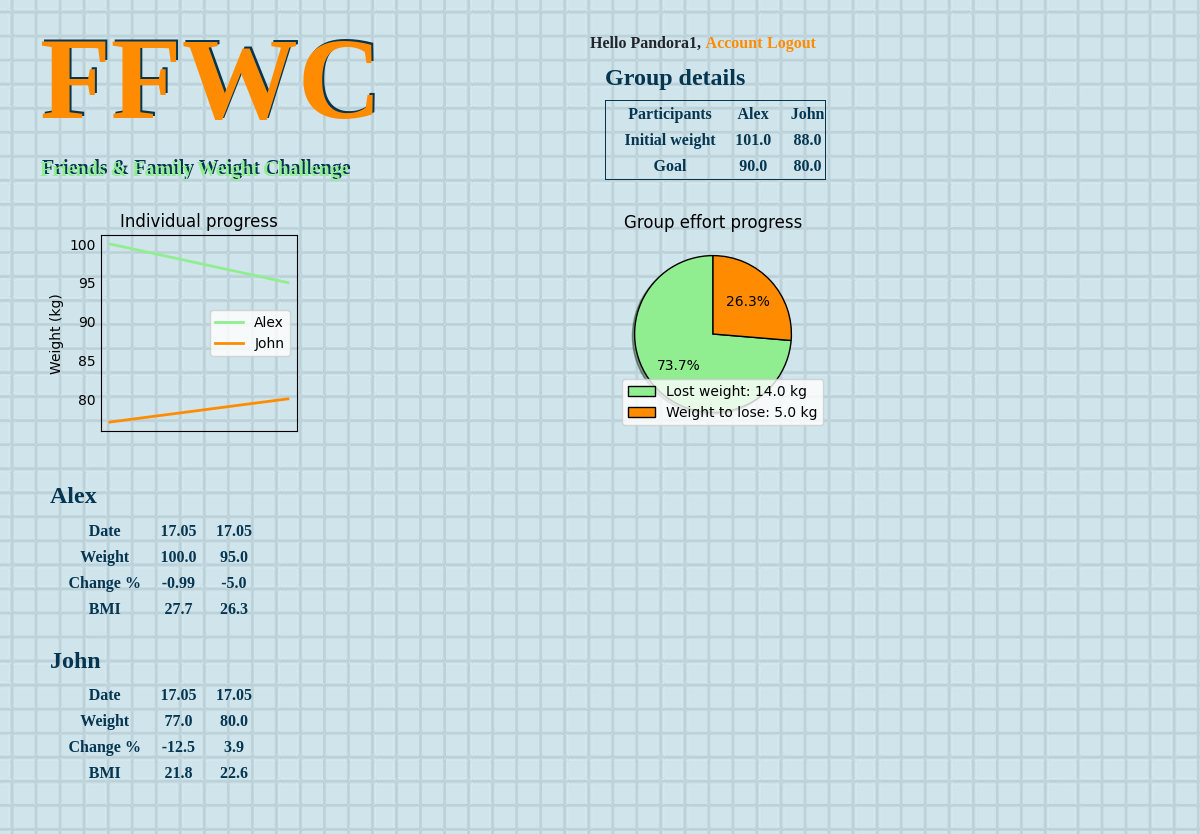
The app's page / (signed in) with its own data.
### ffwc_app/models.py (models this page shows, shortened)
class User_Data(models.Model):
    user = models.ForeignKey(
                    User, on_delete=models.CASCADE, null=True, blank=True)
    name = models.CharField(max_length=20)
    weight = models.FloatField(validators=[MinValueValidator(0.0)], )
    goal_weight = models.FloatField(validators=[MinValueValidator(0.0)], )
    height = models.FloatField(validators=[MinValueValidator(0.0)], )
    created = models.DateTimeField(auto_now_add=True)
    class Meta:
        ordering = ['created']

class Weight_Update(models.Model):
    user = models.ForeignKey(User_Data, on_delete=models.CASCADE,
                                                        null=True, blank=True)
    weight_update = models.FloatField(
                                validators=[MinValueValidator(0.0)], default=0)
    created = models.DateTimeField(auto_now_add=True)
    class Meta:
        ordering = ['created']

### ffwc_app/views.py (the view)
# urls.py: path('', Group.as_view(), name='group'),
class Group(ListView, LoginRequiredMixin):
    model = User_Data
    context_object_name = 'user_data'
    template_name = 'ffwc_app/group.html'
    def get_context_data(self, **kwargs):
        context = super().get_context_data(**kwargs)
        context['weight_update'] = Weight_Update.objects.all().order_by('user')
        weight_context = data_extractor(context, User_Data, Weight_Update)
        graph_chart = create_graph(weight_context[0])
        pie_chart = create_pie_chart(weight_context[1],
                                    weight_context[2], weight_context[3])
        context['weight_context'] = weight_context[0]
        return context

### ffwc_app/utils/auxiliary_functions.py (called while the page is built)
def percentage_diff(new_value: float, old_value: float) -> float:
    try:
        diff = round(((new_value - old_value) / old_value) * 100, 2)
        return diff
    except ZeroDivisionError:
        return 0

def bmi_calc(weight: float, height: float) -> float:
    try:
        bmi = round(weight / (height/100)**2, 1)
    except ZeroDivisionError:
        bmi = 0
    return bmi

### ffwc_app/utils/plotmaker.py (called while the page is built)
def create_pie_chart(weight, initial_weight, goal_weight):
    lost_weight = initial_weight - weight
    lose_weight_diff = initial_weight - goal_weight
    left_to_lose = lose_weight_diff - lost_weight
    left_to_lose = left_to_lose if left_to_lose >= 0 else 0
    lables = [f'Lost weight: {lost_weight} kg',
                                        f'Weight to lose: {left_to_lose} kg']
    plt.pie([lost_weight, left_to_lose],
            colors=colors, shadow=True,
            wedgeprops={'edgecolor': 'black'},
            startangle=90, autopct='%1.1f%%')
    plt.title('Group effort progress')
    plt.grid(False)
    plt.legend(labels=lables)
    path = os.getcwd()
    file = '/ffwc_app/static/base/plots/pie_chart.png'
    file_path = path + file
    plt.savefig(file_path, bbox_inches='tight', transparent=True)
    plt.close('all')

### ffwc_app/templates/ffwc_app/group.html (shortened to what this page needs)
{% extends 'ffwc_app/base.html' %}
{% block content %}
    <div class="row">
      <div class="column">
        <h4 style="color: darkorange; font-size: 116px; text-shadow: 2px -2px #043551;">FFWC</h4>
        <h4 style="color: lightgreen; font-size: 20px; text-shadow: 2px -2px #043551;">Friends & Family Weight Challenge</h4>
        <br>
        <div style="margin-top: -10px">
          <img src="/static/base/plots/graph_chart.png" alt="">
        </div>
      </div>
      <div class="column" style="float: right">
        <div class="row" style="padding-top: 20px; text-align: left;">
          <div style="padding-bottom: 18px">
            {% if request.user.is_authenticated %}
            <a>Hello {{ request.user|title }},</a>
            <a href="{% url 'account' %}">Account</a>
            <a href="{% url 'logout' %}">Logout</a>
          {% else %}
            <a href="{% url 'login' %}">Login</a>
          {% endif %}
          </div>
        </div>
        <br>
        <h4 style="margin-top: -34px">Group details</h4>
        <table style="border: 1px solid;">
          <tr>
          <th>Participants</th>
          {% for data in user_data %}
            <td>{{ data.name }}</td>
          {% endfor %}
          </tr>
          <tr>
          <th>Initial weight</th>
            {% for data in user_data %}
            <td>{{ data.weight }}</td>
            {% endfor %}
          </tr>
          <tr>
          <th>Goal</th>
            {% for data in user_data %}
            <td>{{ data.goal_weight }}</td>
            {% endfor %}
          </tr>
        </table>
        <br>
        <img src="/static/base/plots/pie_chart.png" alt="">
      </div>
      <div class="column">
      </div>
      <div class="column">
      </div>
    </div>
    {% for user, data in weight_context.items %}
      <table>
        <h4>{{ user }}</h4>
        {% for k, record in data.items %}
          <tr>
            <th>{{ k }}</th>
            {% for u in record %}
              {% if k == 'Date'  %}
                <td>{{ u|date:"d.m" }}</td>
              {% else %}
                <td>{{ u }}</td>
              {% endif %}
            {% endfor %}
          {% endfor %}
        </tr>
      </table>
    <br>
    {% endfor %}
    <br>
{% endblock %}

### ffwc_app/static/base/main.css (style rules this page uses)
html { background-image: url("background.jpeg"); background-repeat: repeat; }
p, h1, h2, h3, h4, h5, h6 { color: #043551; font-family: Cursive, Brush Script MT !important; font-weight: bold; }
table, th, td, tr { text-align: center; padding-left: 18.5px; color: #043551; font-family: Cursive, Brush Script MT !important; font-weight: bold; }
a { color: darkorange; font-family: Cursive, Brush Script MT !important; font-weight: bold; }
.column { float: center; width: 50%; padding: 5px; }
.row::after { content: ""; clear: both; display: table; }

### records on screen
User_Data: name "Alex", weight "101.0", goal_weight "90.0", weight_context "Alex"
User_Data: name "John", weight "88.0", goal_weight "80.0", weight_context "John"
Weight_Update: record "17.05", record "100.0"
Weight_Update: record "17.05", record "95.0"
Weight_Update: record "17.05", record "77.0"
Weight_Update: record "17.05", record "80.0"

### other values on screen
{{ request.user|title }} "Pandora1"
{{ k }} "Date" "Weight" "Change %" "BMI" "Date" "Weight" "Change %" "BMI"
{{ u }} "-0.99" "-5.0" "27.7" "26.3" "-12.5" "3.9" "21.8" "22.6"
